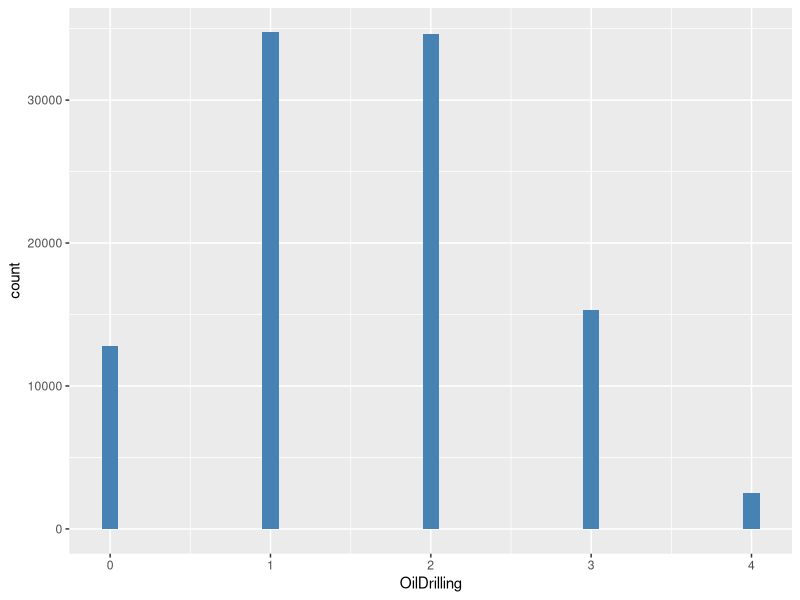
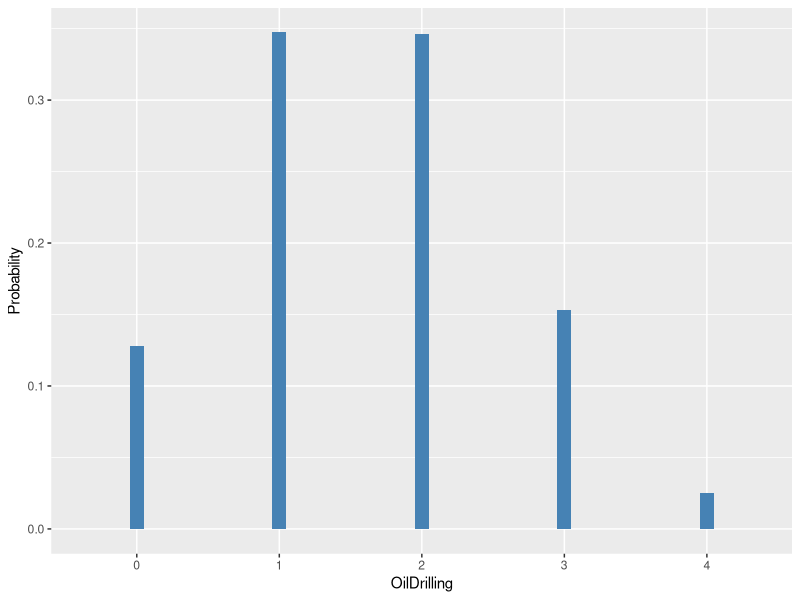
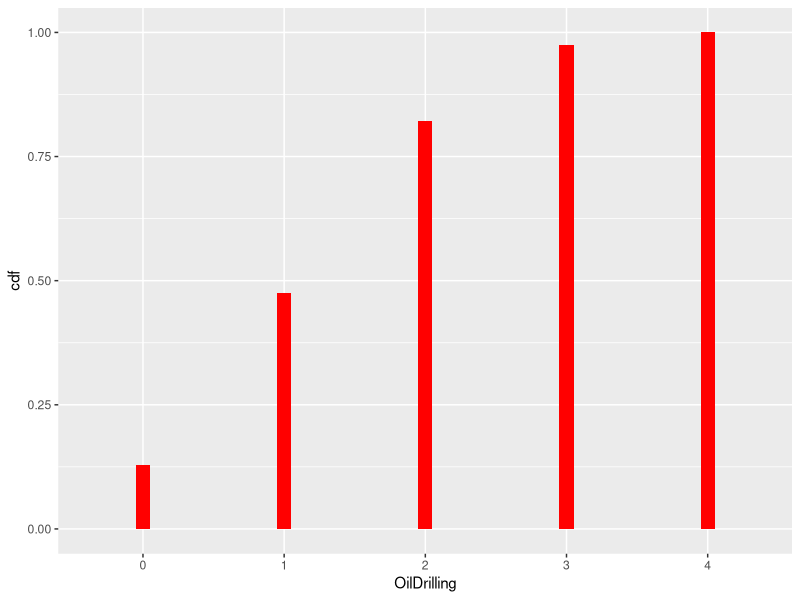
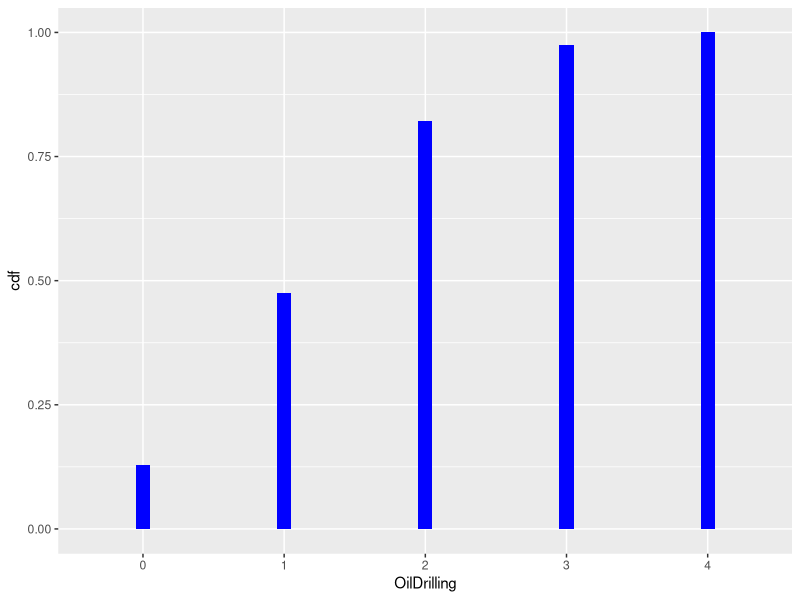

Write the R code that produced these figures, in order. (Note: this script raises an error after producing the figures.)
## ---- chunk 1
n=10
p=0.2
s=5
dbinom(s,n,p)#Binomial distribution
## ---- chunk 2
n=10
p=0.2
sum(dbinom(0:5,n,p))
dbinom(0,n,p)+dbinom(1,n,p)+dbinom(2,n,p)+dbinom(3,n,p)+dbinom(4,n,p)+dbinom(5,n,p)
pbinom(5,n,p)#Cumulative probability from X=0 to X=5
## ---- chunk 3
dbinom(30,120,0.42)#Binomial Distribution

nsuccess=420000
nfailures=580000
n=120
j=30
dhyper(j,nsuccess,nfailures,n)#Hyper Geometry random variable
## ---- chunk 4
dbinom(3,4,0.99)
dhyper(3,9900,100,4)
## ---- chunk 5
dbinom(4,9000,0.4)
dhyper(4,4000,6000,9000)
## ---- chunk 6
p=0.2
r=3
j=7
#For negative binomial we will not directly give the number of success trials we are interested in. Instead we will feed  the number of failures that we obtain before getting r successes.
dnbinom(j-r,r,p)
## ---- chunk 7
#Negative binomial
p=0.2
r=20
j=100
dnbinom(j-r,r,p)
## ---- chunk 8
#Hyper geometry distribution
p=48/50
nsuccess=48
nfailure=2
n=45
#success X>=1 or 1-X=0
x=0
1-dhyper(x,nsuccess,nfailure,n)
## ---- chunk 9
#Negative binomial
p=0.10 #success rate = Call being accepted. 100-90=10%
j=10
r=4
dnbinom(j-r,r,p)
## ---- chunk 10
n=8
p=0.31
r=5
dbinom(r,n,p)
## ---- chunk 11
n=8
p=0.31
sum(dbinom((5:8),n,p)) #P(x>=5)
pbinom(4,n,p) #P(X<=4)
1-pbinom(4,n,p) #P(X>=5)
## ---- chunk 12
n=20
nsuccess=2000
nfailures=8000
x=7
dhyper(x,nsuccess,nfailures,n)
## ---- chunk 13
p=4/10
n=4
r=2
dbinom(r,n,p)#Exactly 2
pbinom(2,n,p)#Atmost 2
1-pbinom(1,n,p)#Atleast 2
## ---- chunk 14
nsimulations=100000
simulatedData=rbinom(100000,n,p)
## ---- chunk 15
simulatedData
## ---- chunk 16
mean(simulatedData==2)
## ---- chunk 17
mean(simulatedData>=2)
## ---- chunk 18
mean(simulatedData<=2)
## ---- chunk 19
dfOil=as.data.frame(simulatedData)
colnames(dfOil)=c("OilDrilling")
head(dfOil)
## ---- chunk 20
library(ggplot2)
## ---- chunk 21
p=ggplot(data=dfOil)+
  geom_bar(aes(x=OilDrilling),fill='steelblue',width=0.1)
## ---- chunk 22
p
## ---- chunk 23
dfOil=as.data.frame(table(simulatedData))
head(dfOil)
## ---- chunk 24
colnames(dfOil)=c("OilDrilling","Frequency")
head(dfOil)
## ---- chunk 25
dfOil["Probability"]=dfOil["Frequency"]/nsimulations
head(dfOil)

## ---- chunk 26
p=ggplot(data=dfOil)+
  geom_col(aes(x=OilDrilling,y=Probability),fill="steelblue",width=0.1)
## ---- chunk 27
p
## ---- chunk 28
dfOil["cdf"]=cumsum(dfOil["Probability"])
head(dfOil)
## ---- chunk 29
p=ggplot(data=dfOil)+
  geom_col(aes(x=OilDrilling,y=cdf),fill="red",width=0.1)
p
## ---- chunk 30
n=4
p=0.4
cdf=pbinom(c(0:4),n,p)
p=ggplot(data=dfOil)+
  geom_col(aes(x=OilDrilling,y=cdf),fill="blue",width=0.1)
## ---- chunk 31
p
## ---- chunk 32
n=4
p=0.4
nsimulations=100
simulatedData=rsbinom(nsimulations,n,p)
mean(simulatedData)
## ---- chunk 33
j=c(0:4)
k=dbinom(j,n,p)
k
sum(j*k)
